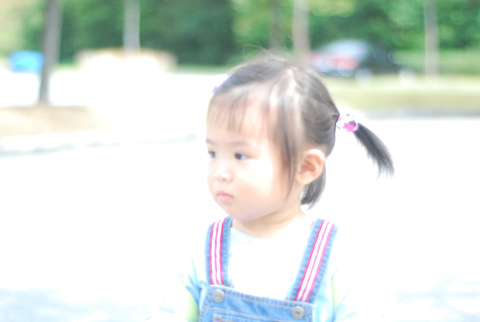
#> input picture img/bright.jpg, 480 x 322 px, found by its file name
$ python histo_clahe.py
#> lines starting #> are read from the running program, lines starting #| are printed output that depends on the picture
"""
opencv

출처

제목: 파이썬으로 만드는 OpenCV 프로젝트
저자: 이세우
출판: 프로그래밍인사이트
"""
"""
요약

[예제 4-30] CLAHE 적용
"""
import cv2
import numpy as np

img = cv2.imread("../img/bright.jpg")
#> img is the input picture: shape (322, 480, 3); mean B, G, R 216.5, 222.7, 215.1
img_yuv = cv2.cvtColor(src=img, code=cv2.COLOR_BGR2YUV)
#> img_yuv: shape (322, 480, 3); mean of channels 0, 1, 2 219.7, 126.4, 123.9

img_eq = img_yuv.copy()
img_eq[:, :, 0] = cv2.equalizeHist(src=img_eq[:, :, 0])
#> img_eq: shape (322, 480, 3); mean of channels 0, 1, 2 156.4, 126.4, 123.9
img_eq = cv2.cvtColor(src=img_eq, code=cv2.COLOR_YUV2BGR)
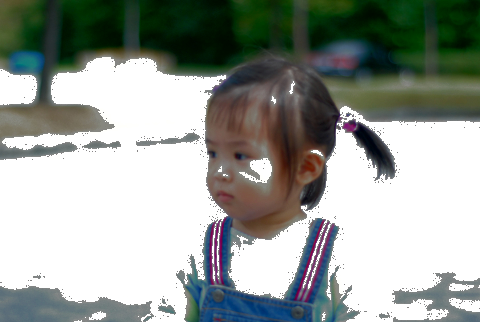
#> img_eq: shape (322, 480, 3); mean B, G, R 153.4, 159.4, 153.2

img_clahe = img_yuv.copy()
clahe = cv2.createCLAHE(clipLimit=3.0, tileGridSize=(8, 8))
img_clahe[:, :, 0] = clahe.apply(img_clahe[:, :, 0])
#> img_clahe: shape (322, 480, 3); mean of channels 0, 1, 2 203.9, 126.4, 123.9
img_clahe = cv2.cvtColor(src=img_clahe, code=cv2.COLOR_YUV2BGR)
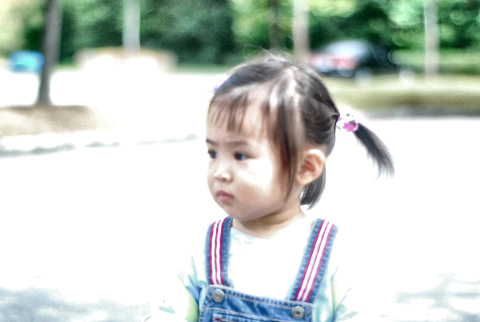
#> img_clahe: shape (322, 480, 3); mean B, G, R 200.7, 206.9, 199.2

cv2.imshow(winname="img:img_eq:img_clahe", mat=np.hstack((img, img_eq, img_clahe)))
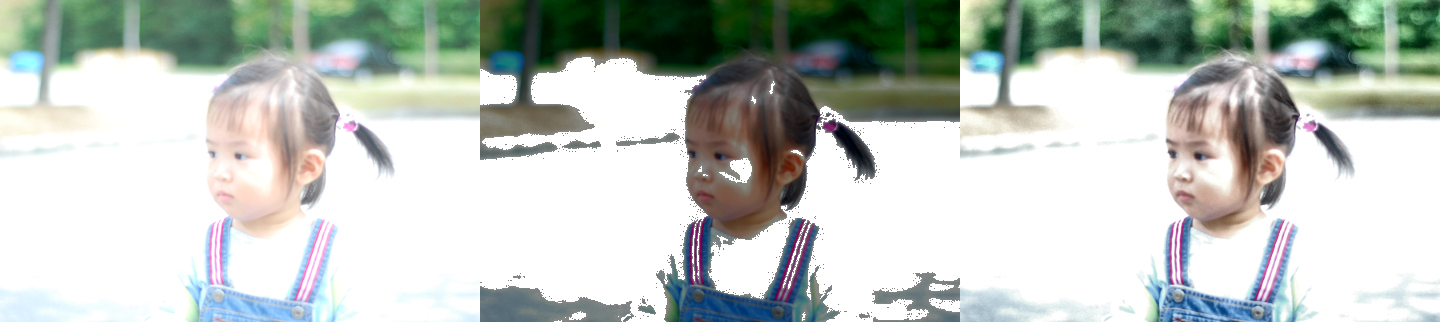
#> window 'img:img_eq:img_clahe': shape (322, 1440, 3); mean B, G, R 190.2, 196.3, 189.1
cv2.waitKey()
cv2.destroyAllWindows()

$ run again, with img/4star.jpg copied over img/bright.jpg
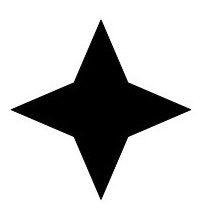
#> input picture img/4star.jpg, 210 x 211 px, found by its file name
#> img is the input picture: shape (211, 210, 3); min 0, max 255, mean 197.9
#> img_yuv: shape (211, 210, 3); mean of channels 0, 1, 2 197.9, 128, 128
#> `img_eq = cv2.cvtColor(src=img_eq, code=cv2.COLOR_YUV2BGR)`:
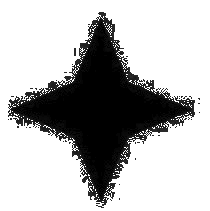
#> img_eq: shape (211, 210, 3); min 0, max 255, mean 183.1
#> `cv2.imshow(winname="img:img_eq:img_clahe", mat=np.hstack((img, img_eq,..`:
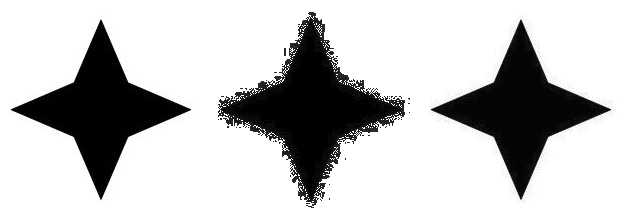
#> window 'img:img_eq:img_clahe': shape (211, 630, 3); min 0, max 255, mean 193.3

$ run again, with img/5shapes.jpg copied over img/bright.jpg
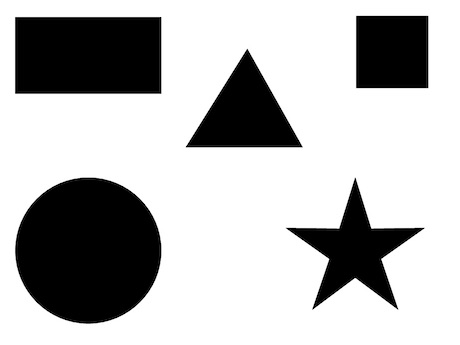
#> input picture img/5shapes.jpg, 460 x 345 px, found by its file name
#> img is the input picture: shape (345, 460, 3); min 0, max 255, mean 183.4
#> img_yuv: shape (345, 460, 3); mean of channels 0, 1, 2 183.4, 128, 128
#> `img_eq = cv2.cvtColor(src=img_eq, code=cv2.COLOR_YUV2BGR)`:
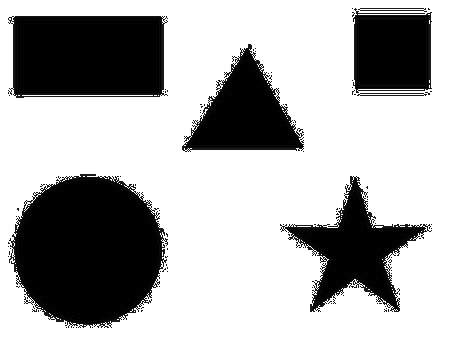
#> img_eq: shape (345, 460, 3); min 0, max 255, mean 174.6
#> `cv2.imshow(winname="img:img_eq:img_clahe", mat=np.hstack((img, img_eq,..`:
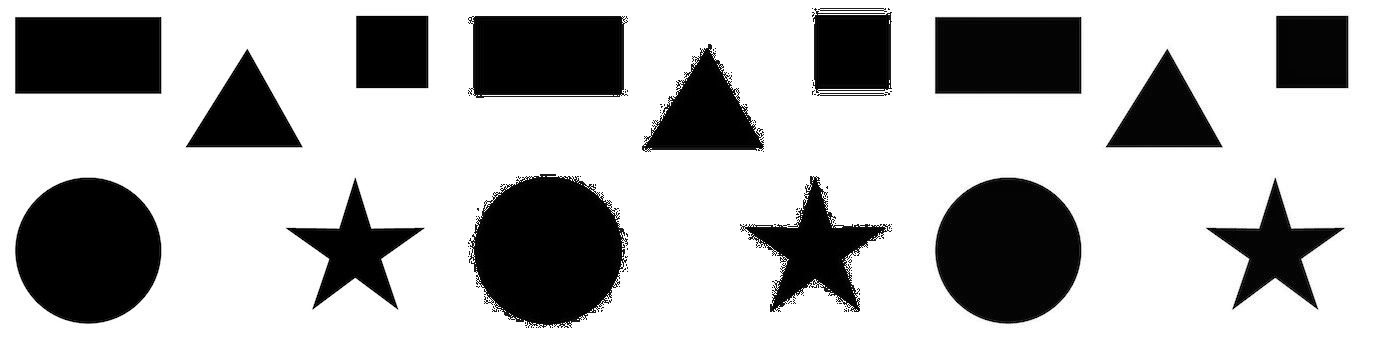
#> window 'img:img_eq:img_clahe': shape (345, 1380, 3); min 0, max 255, mean 180.9
